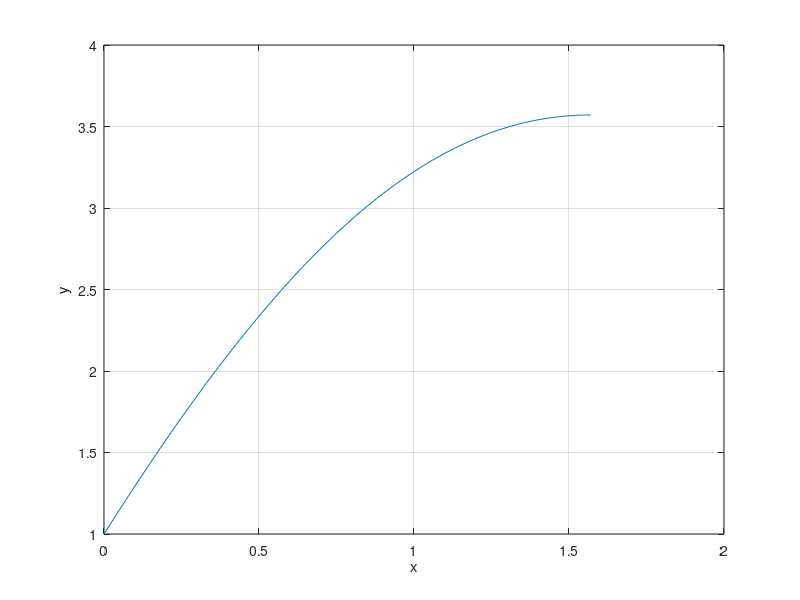

Recreate this plot in MATLAB. (Note: this script raises an error after producing the figure.)
f = @(x) cos(x) +2*sin(x) + x; 
x = 0:0.01:0.5*pi;
y = feval(f,x);
plot(x,y);
xlabel('x');
ylabel('y');
grid on;


es = 0.001;
imax = 10;
x = 1;
r = secant(f,x,es,imax);
